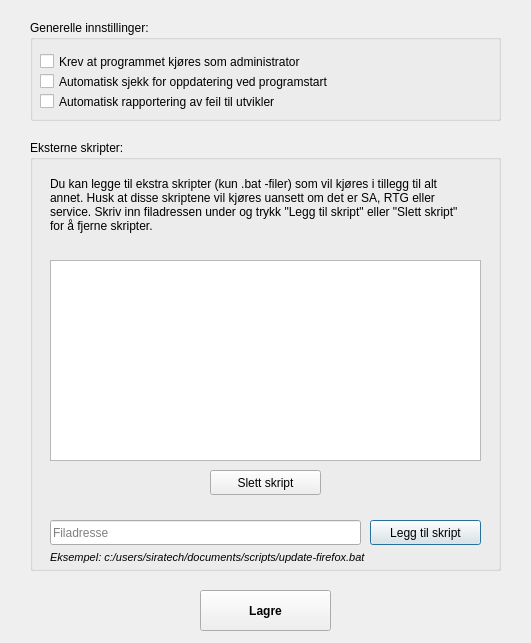
<?xml version="1.0" encoding="UTF-8"?>
<ui version="4.0">
 <class>Settings</class>
 <widget class="QDialog" name="Settings">
  <property name="geometry">
   <rect>
    <x>0</x>
    <y>0</y>
    <width>531</width>
    <height>643</height>
   </rect>
  </property>
  <property name="windowTitle">
   <string>Innstillinger</string>
  </property>
  <widget class="QGroupBox" name="groupBox">
   <property name="geometry">
    <rect>
     <x>30</x>
     <y>20</y>
     <width>471</width>
     <height>101</height>
    </rect>
   </property>
   <property name="title">
    <string>Generelle innstillinger:</string>
   </property>
   <widget class="QCheckBox" name="checkBox">
    <property name="geometry">
     <rect>
      <x>10</x>
      <y>50</y>
      <width>441</width>
      <height>23</height>
     </rect>
    </property>
    <property name="text">
     <string>Automatisk sjekk for oppdatering ved programstart</string>
    </property>
   </widget>
   <widget class="QCheckBox" name="checkBox_2">
    <property name="geometry">
     <rect>
      <x>10</x>
      <y>70</y>
      <width>441</width>
      <height>23</height>
     </rect>
    </property>
    <property name="text">
     <string>Automatisk rapportering av feil til utvikler</string>
    </property>
   </widget>
   <widget class="QCheckBox" name="checkBox_3">
    <property name="geometry">
     <rect>
      <x>10</x>
      <y>30</y>
      <width>441</width>
      <height>23</height>
     </rect>
    </property>
    <property name="text">
     <string>Krev at programmet kjøres som administrator</string>
    </property>
   </widget>
  </widget>
  <widget class="QGroupBox" name="groupBox_2">
   <property name="geometry">
    <rect>
     <x>30</x>
     <y>140</y>
     <width>471</width>
     <height>431</height>
    </rect>
   </property>
   <property name="title">
    <string>Eksterne skripter:</string>
   </property>
   <widget class="QListWidget" name="list">
    <property name="geometry">
     <rect>
      <x>20</x>
      <y>120</y>
      <width>431</width>
      <height>201</height>
     </rect>
    </property>
   </widget>
   <widget class="QLineEdit" name="text_address">
    <property name="geometry">
     <rect>
      <x>20</x>
      <y>380</y>
      <width>311</width>
      <height>25</height>
     </rect>
    </property>
    <property name="placeholderText">
     <string>Filadresse</string>
    </property>
   </widget>
   <widget class="QPushButton" name="button_add">
    <property name="geometry">
     <rect>
      <x>340</x>
      <y>380</y>
      <width>111</width>
      <height>25</height>
     </rect>
    </property>
    <property name="text">
     <string>Legg til skript</string>
    </property>
   </widget>
   <widget class="QPushButton" name="button_delete">
    <property name="geometry">
     <rect>
      <x>180</x>
      <y>330</y>
      <width>111</width>
      <height>25</height>
     </rect>
    </property>
    <property name="text">
     <string>Slett skript</string>
    </property>
   </widget>
   <widget class="QLabel" name="label">
    <property name="geometry">
     <rect>
      <x>20</x>
      <y>0</y>
      <width>421</width>
      <height>131</height>
     </rect>
    </property>
    <property name="text">
     <string>&lt;html&gt;&lt;head/&gt;&lt;body&gt;&lt;p&gt;Du kan legge til ekstra skripter (kun .bat -filer) som vil kjøres i tillegg til alt annet. Husk at disse skriptene vil kjøres uansett om det er SA, RTG eller service. Skriv inn filadressen under og trykk &amp;quot;Legg til skript&amp;quot; eller &amp;quot;Slett skript&amp;quot; for å fjerne skripter.&lt;/p&gt;&lt;/body&gt;&lt;/html&gt;</string>
    </property>
    <property name="scaledContents">
     <bool>false</bool>
    </property>
    <property name="wordWrap">
     <bool>true</bool>
    </property>
   </widget>
   <widget class="QLabel" name="label_2">
    <property name="geometry">
     <rect>
      <x>20</x>
      <y>410</y>
      <width>491</width>
      <height>16</height>
     </rect>
    </property>
    <property name="text">
     <string>&lt;html&gt;&lt;head/&gt;&lt;body&gt;&lt;p&gt;&lt;span style=&quot; font-size:8pt; font-style:italic;&quot;&gt;Eksempel: c:/users/siratech/documents/scripts/update-firefox.bat&lt;/span&gt;&lt;/p&gt;&lt;/body&gt;&lt;/html&gt;</string>
    </property>
   </widget>
  </widget>
  <widget class="QPushButton" name="save">
   <property name="geometry">
    <rect>
     <x>200</x>
     <y>590</y>
     <width>131</width>
     <height>41</height>
    </rect>
   </property>
   <property name="font">
    <font>
     <weight>75</weight>
     <bold>true</bold>
    </font>
   </property>
   <property name="text">
    <string>Lagre</string>
   </property>
  </widget>
 </widget>
 <resources/>
 <connections/>
</ui>
